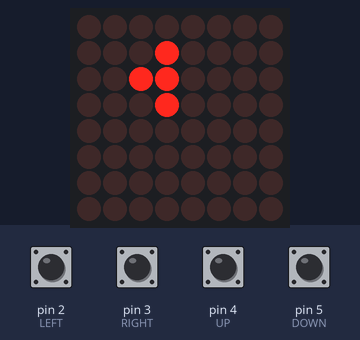
Simulated run of this sketch. Board: Arduino Uno, built with avr-gcc and run on an emulated ATmega328P. Shown: 8×8 LED matrix. The inputs (shaded band) are chosen by the test bench; at power-on: pin 2 (LEFT), pin 3 (RIGHT), pin 4 (UP), pin 5 (DOWN) HIGH. Random numbers use the default seed unless the sketch sets one.

Above: at 1.28 s.
1.3 s: pin 4 (UP) pulled LOW for 0.15 s
At 1.44 s:
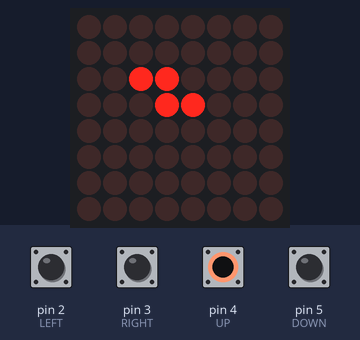
3.3 s: pin 2 (LEFT) pulled LOW for 0.15 s
At 3.4 s:
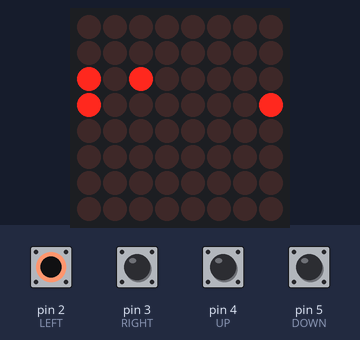
5.2 s: pin 5 (DOWN) pulled LOW for 0.15 s
At 5.37 s:
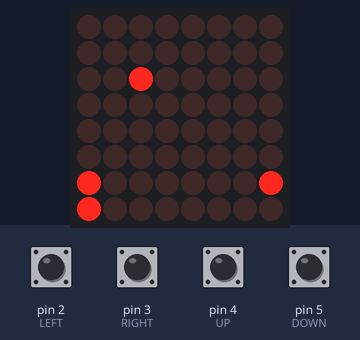
7.2 s: pin 3 (RIGHT) pulled LOW for 0.15 s
At 7.34 s:
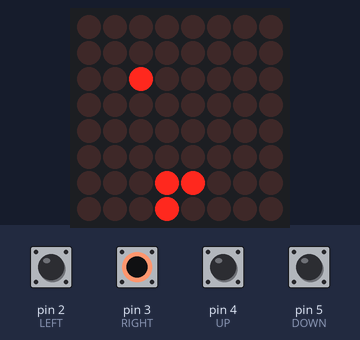
8.8 s: pin 4 (UP) pulled LOW for 1 s
At 9.0 s:
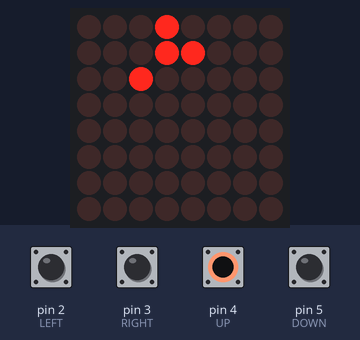
11.3 s: pin 2 (LEFT) pulled LOW for 1 s
At 11.42 s:
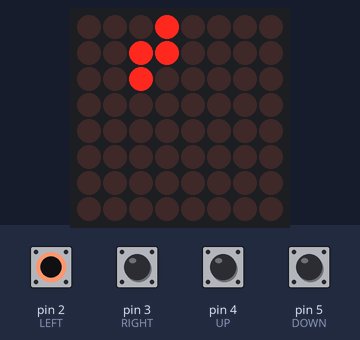

The sketch:

snake.ino
```cpp
#include "LedControl.h"

/*
wiring:
 pin 12 is connected to DataIn
 pin 11 is connected to CLK
 pin 10 is connected to LOAD

buttons are connected to the following pins
*/

#define LEFT  2
#define RIGHT 3
#define UP    4
#define DOWN  5

//define the starting snake_len of the snake (must be < 8)
#define START_LEN 3

//setup our LedControl instance
LedControl lc = LedControl(12,11,10,1);

//setup our start velocities
int vx = 1;
int vy = 0;

//define the snake array with shape (64,2)
//i.e. a max of 64 parts and 2 (x,y) values per part
int snake[64][2];
//we can only call extend_snake when the snake already
//has one block, so we define it with one
int snake_len = 1;
//an x,y pair of the apple location
int apple[2];
//boolean - is the game over?
bool gameover = false;

void setup(){
    //setup the chip (wake it, set brighntess, clear it)
    lc.shutdown(0,false);
    lc.setIntensity(0,15);
    lc.clearDisplay(0);
    pinMode(RIGHT, INPUT_PULLUP);
    pinMode(DOWN,  INPUT_PULLUP);
    pinMode(UP,    INPUT_PULLUP);
    pinMode(LEFT,  INPUT_PULLUP);
    randomSeed(analogRead(0));
    snake[0][0] = random(0,8);
    snake[0][1] = random(0,8);
    for (int i = snake_len; i < START_LEN; i++){
        extend_snake();
    }
    new_apple();
}

void loop(){
    if (am_i_dead()) return;
    check_buttons();
    move_snake();
    check_eaten_apple();
    draw();
    delay(150);
}

bool am_i_dead(){
    for (int i = 0; i < snake_len-2; i++){
        if (snake[i][0] == snake[snake_len-1][0] && snake[i][1] == snake[snake_len-1][1]){
            return true;
        }
    }
    return false;
}

void check_eaten_apple(){
    if (snake[snake_len-1][0] == apple[0] && snake[snake_len-1][1] == apple[1]){    //eaten an apple
        extend_snake();
        new_apple();
    }
}

void new_apple() {
     apple[0] = random(0,8);
     apple[1] = random(0,8);
}

void move_snake(){
    for (int i = 0; i < snake_len-1; i++){
        snake[i][0] = snake[i+1][0];
        snake[i][1] = snake[i+1][1];
    }
    snake[snake_len-1][0] = (snake[snake_len - 2][0] + vx + 8) % 8;
    snake[snake_len-1][1] = (snake[snake_len - 2][1] + vy + 8) % 8;
}

void extend_snake(){
    snake[snake_len][0] = (snake[snake_len - 1][0] + vx + 8) % 8;
    snake[snake_len][1] = (snake[snake_len - 1][1] + vy + 8) % 8;
    snake_len++;
}

void draw(){
    lc.clearDisplay(0);
    for (int i = 0; i < snake_len ; i++){
        lc.setLed(0, snake[i][0], snake[i][1], HIGH);
    }
    lc.setLed(0, apple[0], apple[1], HIGH);
}

void check_buttons(){
    if (!digitalRead(RIGHT) && vx != -1){
        vx = 1;
        vy = 0;
    } else if (!digitalRead(DOWN) && vy != 1){
        vx = 0;
        vy = -1;
    } else if (!digitalRead(UP) && vy != -1){
        vx = 0;
        vy = 1;
    } else if (!digitalRead(LEFT) && vx != 1){
        vx = -1;
        vy = 0;
    }
}
```
